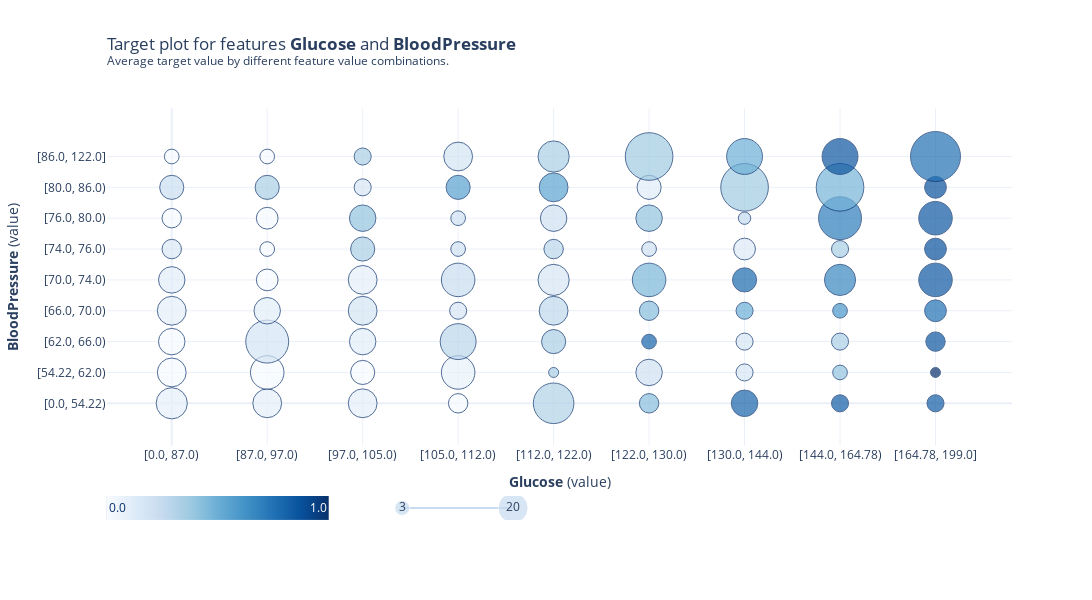

This figure's notebook cell:
### Code cell
target_interact = info_plots.InteractTargetPlot(
    df=copied,
    features = ['Glucose', 'BloodPressure'],
    feature_names = ['Glucose', 'BloodPressure'],
    target = 'Outcome'
)
fig, axes, summary_df = target_interact.plot()
fig.show()

### Figure 1 — Plotly figure (JSON) as saved in the notebook; plotly's stock layout.template omitted (floating-point values rounded to 4 significant figures; data arrays with more than 128 entries replaced by an {"elided": "..."} marker saying what was removed)
{"data": [{"hovertemplate": "%{text}", "marker": {"color": [0.08333, 0, 0, 0.09091, 0.1, 0.1429, 0, 0.2222, 0, 0.09091, 0, 0.1765, 0.1, 0, 0, 0, 0.3333, 0, 0.09091, 0, 0.1, 0.1818, 0.09091, 0.3333, 0.4, 0.1667, 0.3333, 0, 0.07692, 0.2857, 0.1667, 0.2308, 0.2, 0.2, 0.5556, 0.1818, 0.3125, 0.3333, 0.3333, 0.2727, 0.1667, 0.2857, 0.2, 0.5455, 0.3333, 0.4286, 0.2, 0.8, 0.4286, 0.4615, 0.2, 0.4, 0.1111, 0.3684, 0.8, 0.1667, 0.1667, 0.5, 0.7778, 0.125, 0.25, 0.3684, 0.5, 0.8333, 0.4, 0.3333, 0.6, 0.6667, 0.3333, 0.7059, 0.4737, 0.8571, 0.8333, 1, 0.8571, 0.75, 0.8462, 0.875, 0.8462, 0.875, 0.75], "colorscale": [[0, "rgb(247,251,255)"], [0.125, "rgb(222,235,247)"], [0.25, "rgb(198,219,239)"], [0.375, "rgb(158,202,225)"], [0.5, "rgb(107,174,214)"], [0.625, "rgb(66,146,198)"], [0.75, "rgb(33,113,181)"], [0.875, "rgb(8,81,156)"], [1, "rgb(8,48,107)"]], "line": {"color": "rgb(8,48,107)", "width": 1}, "size": [31.18, 28.82, 26.47, 28.82, 26.47, 19.41, 19.41, 24.12, 14.71, 28.82, 33.53, 42.94, 26.47, 21.76, 14.71, 21.76, 24.12, 14.71, 28.82, 24.12, 26.47, 28.82, 28.82, 24.12, 26.47, 17.06, 17.06, 19.41, 33.53, 35.88, 17.06, 33.53, 14.71, 14.71, 24.12, 28.82, 40.59, 10, 24.12, 28.82, 31.18, 19.41, 26.47, 28.82, 31.18, 19.41, 26.47, 14.71, 19.41, 33.53, 14.71, 26.47, 24.12, 47.65, 26.47, 17.06, 17.06, 17.06, 24.12, 21.76, 12.35, 47.65, 35.88, 17.06, 14.71, 17.06, 14.71, 31.18, 17.06, 42.94, 47.65, 35.88, 17.06, 10, 19.41, 21.76, 33.53, 21.76, 33.53, 21.76, 50]}, "mode": "markers", "name": "count+target", "text": ["12<br>0.083", "11<br>0.000", "10<br>0.000", "11<br>0.091", "10<br>0.100", "7<br>0.143", "7<br>0.000", "9<br>0.222", "5<br>0.000", "11<br>0.091", "13<br>0.000", "17<br>0.176", "10<br>0.100", "8<br>0.000", "5<br>0.000", "8<br>0.000", "9<br>0.333", "5<br>0.000", "11<br>0.091", "9<br>0.000", "10<br>0.100", "11<br>0.182", "11<br>0.091", "9<br>0.333", "10<br>0.400", "6<br>0.167", "6<br>0.333", "7<br>0.000", "13<br>0.077", "14<br>0.286", "6<br>0.167", "13<br>0.231", "5<br>0.200", "5<br>0.200", "9<br>0.556", "11<br>0.182", "16<br>0.312", "3<br>0.333", "9<br>0.333", "11<br>0.273", "12<br>0.167", "7<br>0.286", "10<br>0.200", "11<br>0.545", "12<br>0.333", "7<br>0.429", "10<br>0.200", "5<br>0.800", "7<br>0.429", "13<br>0.462", "5<br>0.200", "10<br>0.400", "9<br>0.111", "19<br>0.368", "10<br>0.800", "6<br>0.167", "6<br>0.167", "6<br>0.500", "9<br>0.778", "8<br>0.125", "4<br>0.250", "19<br>0.368", "14<br>0.500", "6<br>0.833", "5<br>0.400", "6<br>0.333", "5<br>0.600", "12<br>0.667", "6<br>0.333", "17<br>0.706", "19<br>0.474", "14<br>0.857", "6<br>0.833", "3<br>1.000", "7<br>0.857", "8<br>0.750", "13<br>0.846", "8<br>0.875", "13<br>0.846", "8<br>0.875", "20<br>0.750"], "textposition": "middle center", "type": "scatter", "x": [0, 0, 0, 0, 0, 0, 0, 0, 0, 1, 1, 1, 1, 1, 1, 1, 1, 1, 2, 2, 2, 2, 2, 2, 2, 2, 2, 3, 3, 3, 3, 3, 3, 3, 3, 3, 4, 4, 4, 4, 4, 4, 4, 4, 4, 5, 5, 5, 5, 5, 5, 5, 5, 5, 6, 6, 6, 6, 6, 6, 6, 6, 6, 7, 7, 7, 7, 7, 7, 7, 7, 7, 8, 8, 8, 8, 8, 8, 8, 8, 8], "xaxis": "x", "y": [0, 1, 2, 3, 4, 5, 6, 7, 8, 0, 1, 2, 3, 4, 5, 6, 7, 8, 0, 1, 2, 3, 4, 5, 6, 7, 8, 0, 1, 2, 3, 4, 5, 6, 7, 8, 0, 1, 2, 3, 4, 5, 6, 7, 8, 0, 1, 2, 3, 4, 5, 6, 7, 8, 0, 1, 2, 3, 4, 5, 6, 7, 8, 0, 1, 2, 3, 4, 5, 6, 7, 8, 0, 1, 2, 3, 4, 5, 6, 7, 8], "yaxis": "y"}, {"colorscale": [[0, "rgb(247,251,255)"], [0.125, "rgb(222,235,247)"], [0.25, "rgb(198,219,239)"], [0.375, "rgb(158,202,225)"], [0.5, "rgb(107,174,214)"], [0.625, "rgb(66,146,198)"], [0.75, "rgb(33,113,181)"], [0.875, "rgb(8,81,156)"], [1, "rgb(8,48,107)"]], "hoverinfo": "none", "showscale": false, "type": "heatmap", "xaxis": "x3", "yaxis": "y3", "z": {"elided": "1x1000 int values"}}, {"hoverinfo": "none", "marker": {"color": "rgb(198,219,239)", "size": [15, 30]}, "mode": "markers+lines+text", "text": ["3", "20"], "type": "scatter", "x": [0.25, 0.75], "xaxis": "x4", "y": [0.5, 0.5], "yaxis": "y4"}], "layout": {"annotations": [{"font": {"color": "rgb(8,48,107)"}, "showarrow": false, "text": "0.0", "x": 0, "xanchor": "left", "xref": "paper", "y": 0.02867, "yanchor": "middle", "yref": "paper"}, {"font": {"color": "#ffffff"}, "showarrow": false, "text": "1.0", "x": 0.245, "xanchor": "right", "xref": "paper", "y": 0.02867, "yanchor": "middle", "yref": "paper"}], "height": 600, "showlegend": false, "title": {"text": "Target plot for features <b>Glucose</b> and <b>BloodPressure</b> <br><sup>Average target value by different feature value combinations.</sup>", "x": 0, "xref": "paper"}, "width": 1200, "xaxis": {"anchor": "y", "domain": [0, 1], "ticktext": ["[0.0, 87.0)", "[87.0, 97.0)", "[97.0, 105.0)", "[105.0, 112.0)", "[112.0, 122.0)", "[122.0, 130.0)", "[130.0, 144.0)", "[144.0, 164.78)", "[164.78, 199.0]"], "tickvals": [0, 1, 2, 3, 4, 5, 6, 7, 8], "title": {"text": "<b>Glucose</b> (value)"}}, "xaxis2": {"anchor": "y2", "domain": [0.5, 1]}, "xaxis3": {"anchor": "y3", "domain": [0, 0.245], "showticklabels": false}, "xaxis4": {"anchor": "y4", "domain": [0.265, 0.51], "range": [0, 1], "visible": false}, "yaxis": {"anchor": "x", "domain": [0.1773, 0.98], "ticktext": ["[0.0, 54.22)", "[54.22, 62.0)", "[62.0, 66.0)", "[66.0, 70.0)", "[70.0, 74.0)", "[74.0, 76.0)", "[76.0, 80.0)", "[80.0, 86.0)", "[86.0, 122.0]"], "tickvals": [0, 1, 2, 3, 4, 5, 6, 7, 8], "title": {"text": "<b>BloodPressure</b> (value)"}}, "yaxis2": {"anchor": "x2", "domain": [0.5, 1]}, "yaxis3": {"anchor": "x3", "domain": [0, 0.05733], "showticklabels": false}, "yaxis4": {"anchor": "x4", "domain": [0, 0.05733], "visible": false}}}
